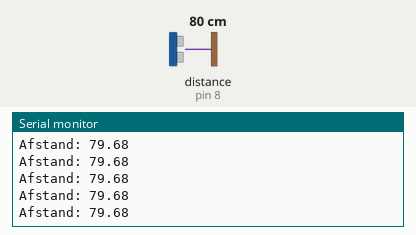
The sketch below on a simulated Arduino Uno, built with avr-gcc and run on an emulated ATmega328P. On the bench: the last lines printed to the serial monitor. Wiring (inferred from the names in the program): ultrasonic range finder: trigger pin 12; echo pin 8. The inputs (shaded band) are chosen by the test bench; at power-on: distance to the obstacle (sensor on pin 8) 80 cm. The echo pulse lasts 58.3 µs per cm.

Above: at 1.2 s.
1.3 s: distance to the obstacle (sensor on pin 8) set to 120 cm
At 1.49 s:
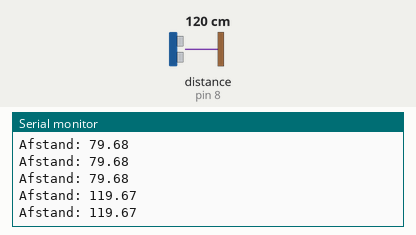
4.3 s: distance to the obstacle (sensor on pin 8) set to 2 cm
At 4.3 s:
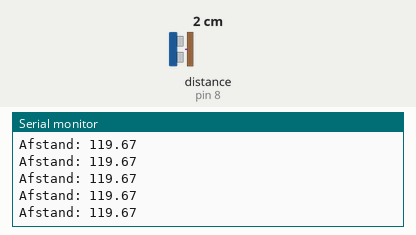
5.8 s: distance to the obstacle (sensor on pin 8) set to 299 cm
At 5.83 s:
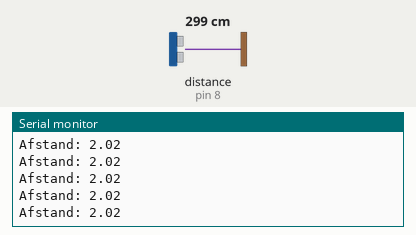
8.8 s: distance to the obstacle (sensor on pin 8) set to 250 cm
At 8.91 s:
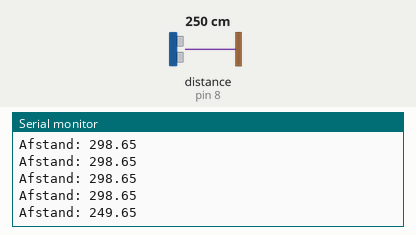
Timing chart, 0 to 11.8 s (numbered marks = the images above; inputs shaded):
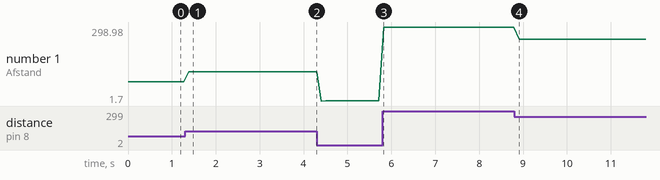

Measured:
- after the input at 1.3 s, the serial monitor: prints a new line after 0.08 s (image 1)
- after the input at 8.8 s, the serial monitor: prints a new line after 0.11 s (image 4)
- plotted number 1: 79.68 → 119.67 after the input at 1.3 s, 119.67 → 2.02 after the input at 4.3 s, 2.02 → 298.65 after the input at 5.8 s, 298.65 → 249.65 after the input at 8.8 s

The sketch:

afstandsmeter.ino
```cpp
const int trigPin = 12;
const int echoPin = 8;

float duration;
float distance;

void setup() {
  Serial.begin(9600);
  pinMode(trigPin, OUTPUT);
  pinMode(echoPin, INPUT);
}

void loop() {
  digitalWrite(trigPin, LOW);
  delayMicroseconds(2);

  digitalWrite(trigPin, HIGH);
  delayMicroseconds(10);
  digitalWrite(trigPin, LOW);
  duration = pulseIn(echoPin, HIGH);


  distance = (duration * 0.0343) / 2;

  Serial.print("Afstand: ");
  Serial.println(distance);

  delay(100);
}
```
